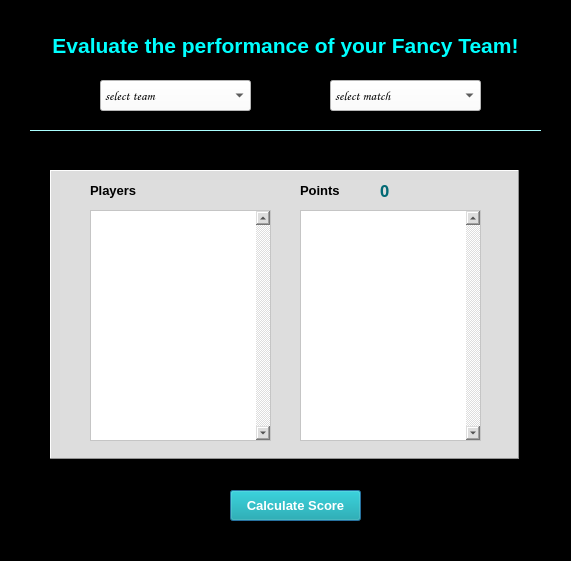
<?xml version="1.0" encoding="UTF-8"?>
<ui version="4.0">
 <class>evaluate_team</class>
 <widget class="QDialog" name="evaluate_team">
  <property name="geometry">
   <rect>
    <x>0</x>
    <y>0</y>
    <width>571</width>
    <height>561</height>
   </rect>
  </property>
  <property name="windowTitle">
   <string>Calculate Score</string>
  </property>
  <property name="styleSheet">
   <string notr="true">background-color: rgb(0, 0, 0);</string>
  </property>
  <widget class="QLabel" name="label">
   <property name="geometry">
    <rect>
     <x>40</x>
     <y>30</y>
     <width>491</width>
     <height>31</height>
    </rect>
   </property>
   <property name="font">
    <font>
     <family>Arial</family>
     <pointsize>16</pointsize>
     <weight>75</weight>
     <italic>false</italic>
     <bold>true</bold>
    </font>
   </property>
   <property name="styleSheet">
    <string notr="true">color: rgb(0, 255, 255);</string>
   </property>
   <property name="frameShape">
    <enum>QFrame::NoFrame</enum>
   </property>
   <property name="text">
    <string>Evaluate the performance of your Fancy Team!</string>
   </property>
   <property name="alignment">
    <set>Qt::AlignCenter</set>
   </property>
  </widget>
  <widget class="QComboBox" name="select_team_cb">
   <property name="geometry">
    <rect>
     <x>100</x>
     <y>80</y>
     <width>151</width>
     <height>31</height>
    </rect>
   </property>
   <property name="font">
    <font>
     <family>Comic Sans MS</family>
     <pointsize>10</pointsize>
    </font>
   </property>
   <property name="styleSheet">
    <string notr="true">background-color: rgb(255, 255, 255);</string>
   </property>
   <property name="currentIndex">
    <number>0</number>
   </property>
   <item>
    <property name="text">
     <string>select team</string>
    </property>
   </item>
  </widget>
  <widget class="QComboBox" name="select_match_cb">
   <property name="geometry">
    <rect>
     <x>330</x>
     <y>80</y>
     <width>151</width>
     <height>31</height>
    </rect>
   </property>
   <property name="font">
    <font>
     <family>Comic Sans MS</family>
     <pointsize>10</pointsize>
    </font>
   </property>
   <property name="styleSheet">
    <string notr="true">background-color: rgb(255, 255, 255);</string>
   </property>
   <property name="currentIndex">
    <number>0</number>
   </property>
   <item>
    <property name="text">
     <string>select match</string>
    </property>
   </item>
  </widget>
  <widget class="QFrame" name="frame">
   <property name="geometry">
    <rect>
     <x>50</x>
     <y>170</y>
     <width>469</width>
     <height>289</height>
    </rect>
   </property>
   <property name="styleSheet">
    <string notr="true">background-color: rgb(221, 221, 221);</string>
   </property>
   <property name="frameShape">
    <enum>QFrame::Panel</enum>
   </property>
   <property name="frameShadow">
    <enum>QFrame::Raised</enum>
   </property>
   <widget class="QListWidget" name="players_lw">
    <property name="geometry">
     <rect>
      <x>40</x>
      <y>40</y>
      <width>181</width>
      <height>231</height>
     </rect>
    </property>
    <property name="font">
     <font>
      <pointsize>11</pointsize>
     </font>
    </property>
    <property name="styleSheet">
     <string notr="true">background-color: rgb(255, 255, 255);</string>
    </property>
    <property name="verticalScrollBarPolicy">
     <enum>Qt::ScrollBarAlwaysOn</enum>
    </property>
    <property name="defaultDropAction">
     <enum>Qt::IgnoreAction</enum>
    </property>
   </widget>
   <widget class="QListWidget" name="scores_lw">
    <property name="geometry">
     <rect>
      <x>250</x>
      <y>40</y>
      <width>181</width>
      <height>231</height>
     </rect>
    </property>
    <property name="font">
     <font>
      <pointsize>11</pointsize>
     </font>
    </property>
    <property name="styleSheet">
     <string notr="true">background-color: rgb(255, 255, 255);</string>
    </property>
    <property name="verticalScrollBarPolicy">
     <enum>Qt::ScrollBarAlwaysOn</enum>
    </property>
    <property name="defaultDropAction">
     <enum>Qt::IgnoreAction</enum>
    </property>
   </widget>
   <widget class="QLabel" name="label_2">
    <property name="geometry">
     <rect>
      <x>40</x>
      <y>10</y>
      <width>51</width>
      <height>21</height>
     </rect>
    </property>
    <property name="font">
     <font>
      <family>Arial</family>
      <pointsize>10</pointsize>
      <weight>75</weight>
      <bold>true</bold>
     </font>
    </property>
    <property name="lineWidth">
     <number>0</number>
    </property>
    <property name="text">
     <string>Players</string>
    </property>
    <property name="indent">
     <number>-1</number>
    </property>
   </widget>
   <widget class="QLabel" name="label_3">
    <property name="geometry">
     <rect>
      <x>250</x>
      <y>10</y>
      <width>47</width>
      <height>21</height>
     </rect>
    </property>
    <property name="font">
     <font>
      <family>Arial</family>
      <pointsize>10</pointsize>
      <weight>75</weight>
      <bold>true</bold>
     </font>
    </property>
    <property name="text">
     <string>Points</string>
    </property>
   </widget>
   <widget class="QLabel" name="label_4">
    <property name="geometry">
     <rect>
      <x>330</x>
      <y>10</y>
      <width>47</width>
      <height>21</height>
     </rect>
    </property>
    <property name="font">
     <font>
      <family>Agency FB</family>
      <pointsize>12</pointsize>
      <weight>75</weight>
      <bold>true</bold>
     </font>
    </property>
    <property name="styleSheet">
     <string notr="true">color: rgb(3, 106, 117);</string>
    </property>
    <property name="text">
     <string>0</string>
    </property>
   </widget>
  </widget>
  <widget class="Line" name="line">
   <property name="geometry">
    <rect>
     <x>30</x>
     <y>120</y>
     <width>511</width>
     <height>20</height>
    </rect>
   </property>
   <property name="styleSheet">
    <string notr="true">color: rgb(170, 255, 255);</string>
   </property>
   <property name="frameShadow">
    <enum>QFrame::Plain</enum>
   </property>
   <property name="lineWidth">
    <number>1</number>
   </property>
   <property name="orientation">
    <enum>Qt::Horizontal</enum>
   </property>
  </widget>
  <widget class="QPushButton" name="score_btn">
   <property name="geometry">
    <rect>
     <x>230</x>
     <y>490</y>
     <width>131</width>
     <height>31</height>
    </rect>
   </property>
   <property name="font">
    <font>
     <family>Arial</family>
     <pointsize>10</pointsize>
     <weight>75</weight>
     <bold>true</bold>
    </font>
   </property>
   <property name="styleSheet">
    <string notr="true">background-color: rgb(5, 162, 165);
color: rgb(255, 255, 255);</string>
   </property>
   <property name="text">
    <string>Calculate Score</string>
   </property>
  </widget>
 </widget>
 <resources/>
 <connections/>
</ui>
